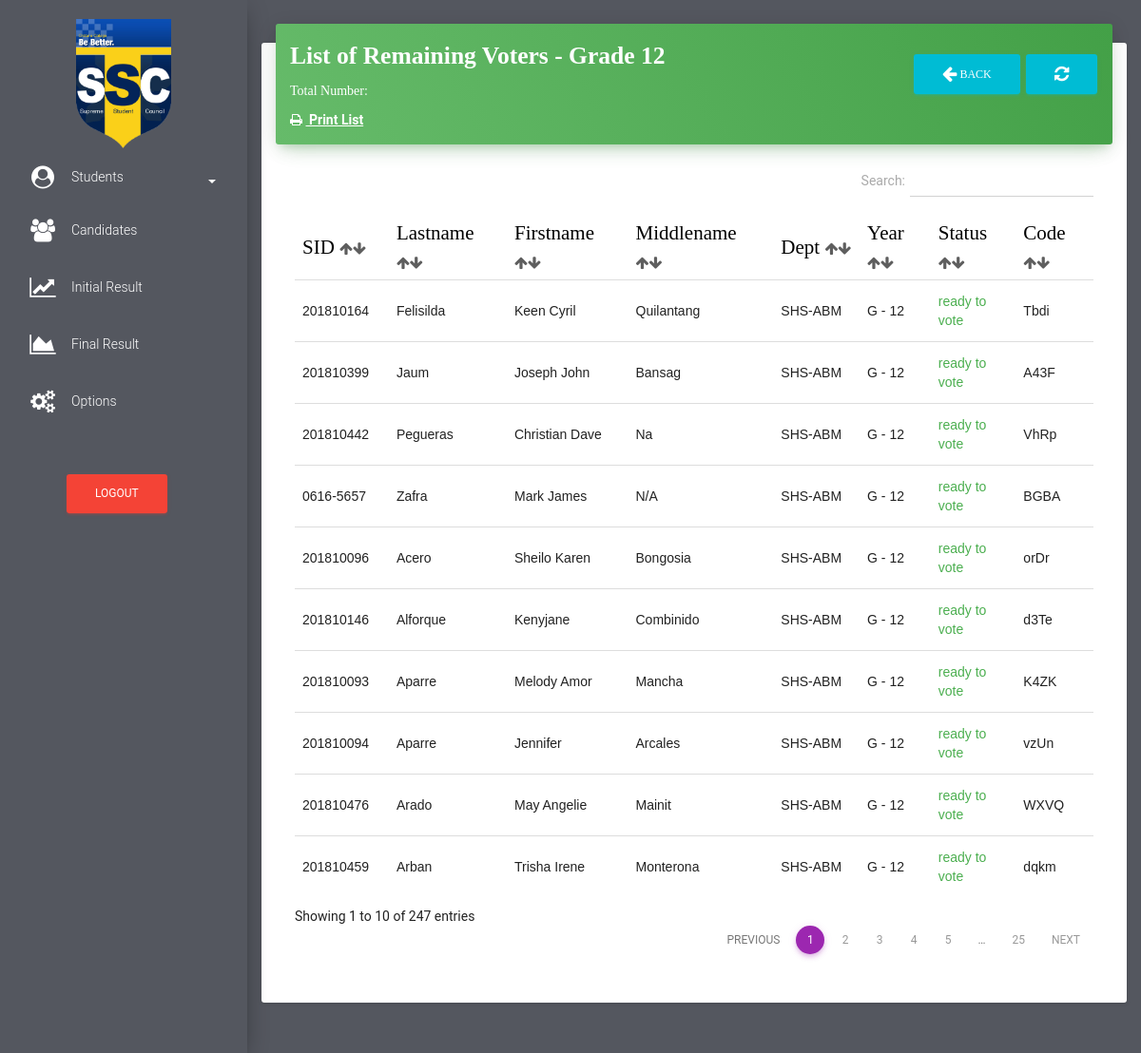
Page /grade12/list_of_remaining_voters_grade12.php (signed in) on the committed database.
### tables this page shows
CREATE TABLE `students` (
  `id` int(255) NOT NULL,
  `stud_id` varchar(11) NOT NULL,
  `stud_lastname` varchar(255) NOT NULL,
  `stud_firstname` varchar(255) NOT NULL,
  `stud_middlename` varchar(500) NOT NULL,
  `stud_department` varchar(255) NOT NULL,
  `stud_year` varchar(255) NOT NULL,
  `code_to_vote` varchar(255) NOT NULL,
  `stud_status` varchar(100) NOT NULL,
  `voting_status` varchar(255) NOT NULL,
  `stud_block_status` varchar(255) NOT NULL
);

### grade12/list_of_remaining_voters_grade12.php (the view, shortened to what this page needs)
<!DOCTYPE html>
<html lang="en">
<head>
    <link href="../assets/css/bootstrap.min.css" rel="stylesheet" />
    <link href="../assets/css/material-dashboard.css?v=1.2.0" rel="stylesheet" />
    <link href="../font-awesome/css/font-awesome.css" rel="stylesheet">
    <link href="../assets/css/datatables.min.css" rel="stylesheet">
</head>
<body>
    <div class="wrapper" style="background-color: #54575F">
        <div class="sidebar">
           <div class="sidebar-wrapper">
                 <ul class="nav">
                    <center>
                       <img src="../img/favicon.png" width="100px" height="100%" class="" alt="Ce-C Palaro 2019">
                    </center>
                    <li>
                        <a href="#pagepeople" data-toggle="collapse" aria-expanded="false" class="dropdown-toggle"><i class="fa fa-user-circle" style="color: white;margin-top: -5px"></i> <span style="color:white">Students</span><b class="caret" style="margin-left: 5%;color:white"></b></a>
                    </li>
                    <li>
                        <a href="../candidates.php">
                            <i class="fa fa-users" style="color: white"></i>
                            <p style="color: white">Candidates</p>
                        </a>
                    </li>
                    <li>
                        <a href="../initial_result.php">
                            <i class="fa fa-line-chart" style="color: white"></i>
                            <p style="color: white">Initial Result</p>
                        </a>
                    </li>
                    <li>
                        <a href="../final_result.php">
                            <i class="fa fa-area-chart" style="color: white"></i>
                            <p style="color: white">Final Result</p>
                        </a>
                    </li>
                    <li>
                        <a href="../my_account.php">
                            <i class="fa fa-cogs" style="color: white"></i>
                            <p style="color: white">Options</p>
                        </a>
                    </li>
                     <li>
                        <br>
                        <br>
                        <form method="post">
                                    <button class = "btn btn-danger" type='button' data-toggle="modal" data-target="#exampleModal20000" style="margin-left: 70px">Logout</button>
                                </form>
                    </li>
                </ul>
            </div>
        </div>
        <div class="main-panel">
            <nav class="navbar navbar-transparent navbar-absolute">
            </nav>
            <div class="content">
                <div class="container-fluid">
                    <div class="row">
                        <div class="col" style="margin-top: -80px">
                            <div class="card">
                                <div class="card-header" data-background-color="green">
                                    <form method="POST">
                                        <h3 class="title" style="font-family: Fjalla One"><b>List of Remaining Voters - Grade 12</b><a href="../grade12/list_of_remaining_voters_grade12.php" class = "btn btn-info text-info" type='button' style="float: right;margin-top: 17px;margin-left: 5px" ><i class="fa fa-refresh"></i></a><a href="../grade12/students_grade12.php" class = "btn btn-info text-info" type='button' style="float: right;margin-top: 17px;" ><i class="fa fa-arrow-left fa-10x"></i> Back</a></h3>
                                    </form>
                                    <div class="col">
                                        <p style="color: white;font-family: consolas">Total Number: <b><a href=""><text id="remainingVotersgrade12" style="color:yellow;font-size: 20px">
                                              </text></a></b></p>
                                    </div>
                                    <div class="col">
                                         <b><a href="../fpdf/remaininglistpdf_studentsgrade12.php" target="_blank"><i class="fa fa-print"></i> <text  style="text-decoration: underline;">&nbsp;Print List</text></a></b>
                                    </div>
                                </div>
                                <div class="card-content table-responsive">
                                    <table class="table table-condensed table-sm" id="dtTable">
                                        <thead style="font-weight: bold;color: black;font-size: 150%;font-family: Fjalla One">
                                            <th>SID <i class="fa fa-arrow-up" style="font-size: 15px;color: #5E5E5E"><i class="fa fa-arrow-down"></i></i></th>
                                            <th>Lastname <i class="fa fa-arrow-up" style="font-size: 15px;color: #5E5E5E"><i class="fa fa-arrow-down"></i></i></th>
                                            <th>Firstname <i class="fa fa-arrow-up" style="font-size: 15px;color: #5E5E5E"><i class="fa fa-arrow-down"></i></i></th>
                                            <th>Middlename <i class="fa fa-arrow-up" style="font-size: 15px;color: #5E5E5E"><i class="fa fa-arrow-down"></i></i></th>
                                            <th>Dept <i class="fa fa-arrow-up" style="font-size: 15px;color: #5E5E5E"><i class="fa fa-arrow-down"></i></i></th>
                                            <th>Year <i class="fa fa-arrow-up" style="font-size: 15px;color: #5E5E5E"><i class="fa fa-arrow-down"></i></i></th>
                                            <th>Status <i class="fa fa-arrow-up" style="font-size: 15px;color: #5E5E5E"><i class="fa fa-arrow-down"></i></i></th>
                                            <th>Code <i class="fa fa-arrow-up" style="font-size: 15px;color: #5E5E5E"><i class="fa fa-arrow-down"></i></i></th>
                                        </thead>
                                        <tbody style="font-family: arial">
                <?php
                        $link = mysqli_connect("localhost","root","19976112","election");
                        $sql = mysqli_query($link,"SELECT * FROM students where voting_status = 'ready to vote' AND stud_year = 'G - 12' AND stud_status = '0' and stud_block_status = 'unblock' ORDER BY stud_id DESC");
                        for($a = 0 ; $a < $num_rows = mysqli_fetch_array($sql) ; $a++ )
                        {
                            $stud_idd = $num_rows['stud_id'];
                            $stud_fname = $num_rows['stud_firstname'];
                            $stud_lname = $num_rows['stud_lastname'];
                            $middle_initial = $num_rows['stud_middlename'];
                            $dept = $num_rows['stud_department'];
                            $stud_year = $num_rows['stud_year'];
                            $code_no = $num_rows['code_to_vote'];
                            $v_status = $num_rows['voting_status'];
                            ?>
                            <tr>
                                <td><?=$stud_idd;?></td>
                                <td ><?=$stud_lname;?></td>
                                <td><?=$stud_fname;?></td>
                                <td><?=$middle_initial;?></td>
                                <td><?=$dept;?></td>
                                <td><?=$stud_year;?></td>
                                <td>
                                    <?php
                                        if($v_status == 'ready to vote')
                                        {
                                    ?>
                                        <span class="text-success"><?=$v_status;?></span>
                                    <?php }else if ($v_status == 'finished voting')
                                        {
                                    ?>
                                        <span class="text-danger"><?=$v_status;?></span>
                                    <?php } ?>
                                </td>
                                <td><?=$code_no;?></td>
                            </tr>
                      <?php  } ?>
                                        </tbody>
                                    </table>
                                </div>
                            </div>
                        </div>
                    </div>
                </div>
            </div>
        </div>
    </div>
</body>
</html>

### rows in the picture
students: stud "201810476", stud_lastname "Arado", stud_firstname "May Angelie", stud_middlename "Mainit", stud_department "SHS-ABM", stud_year "G - 12", voting_status "ready to vote", code_to_vote "WXVQ"
students: stud "201810459", stud_lastname "Arban", stud_firstname "Trisha Irene", stud_middlename "Monterona", stud_department "SHS-ABM", stud_year "G - 12", voting_status "ready to vote", code_to_vote "dqkm"
students: stud "201810442", stud_lastname "Pegueras", stud_firstname "Christian Dave", stud_middlename "Na", stud_department "SHS-ABM", stud_year "G - 12", voting_status "ready to vote", code_to_vote "VhRp"
students: stud "201810399", stud_lastname "Jaum", stud_firstname "Joseph John", stud_middlename "Bansag", stud_department "SHS-ABM", stud_year "G - 12", voting_status "ready to vote", code_to_vote "A43F"
students: stud "201810164", stud_lastname "Felisilda", stud_firstname "Keen Cyril", stud_middlename "Quilantang", stud_department "SHS-ABM", stud_year "G - 12", voting_status "ready to vote", code_to_vote "Tbdi"
students: stud "201810146", stud_lastname "Alforque", stud_firstname "Kenyjane", stud_middlename "Combinido", stud_department "SHS-ABM", stud_year "G - 12", voting_status "ready to vote", code_to_vote "d3Te"
students: stud "201810096", stud_lastname "Acero", stud_firstname "Sheilo Karen", stud_middlename "Bongosia", stud_department "SHS-ABM", stud_year "G - 12", voting_status "ready to vote", code_to_vote "orDr"
students: stud "201810094", stud_lastname "Aparre", stud_firstname "Jennifer", stud_middlename "Arcales", stud_department "SHS-ABM", stud_year "G - 12", voting_status "ready to vote", code_to_vote "vzUn"
students: stud "201810093", stud_lastname "Aparre", stud_firstname "Melody Amor", stud_middlename "Mancha", stud_department "SHS-ABM", stud_year "G - 12", voting_status "ready to vote", code_to_vote "K4ZK"
students: stud "0616-5657", stud_lastname "Zafra", stud_firstname "Mark James", stud_middlename "N/A", stud_department "SHS-ABM", stud_year "G - 12", voting_status "ready to vote", code_to_vote "BGBA"
